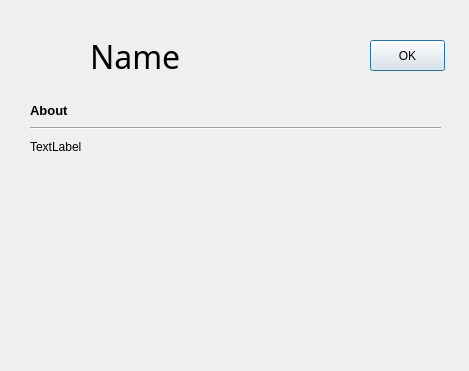
<?xml version="1.0" encoding="UTF-8"?>
<ui version="4.0">
 <class>AboutDlg</class>
 <widget class="QDialog" name="AboutDlg">
  <property name="windowModality">
   <enum>Qt::NonModal</enum>
  </property>
  <property name="geometry">
   <rect>
    <x>0</x>
    <y>0</y>
    <width>469</width>
    <height>371</height>
   </rect>
  </property>
  <property name="sizePolicy">
   <sizepolicy hsizetype="Fixed" vsizetype="Fixed">
    <horstretch>0</horstretch>
    <verstretch>0</verstretch>
   </sizepolicy>
  </property>
  <property name="windowTitle">
   <string>About</string>
  </property>
  <widget class="QLabel" name="lbAppIcon">
   <property name="geometry">
    <rect>
     <x>20</x>
     <y>20</y>
     <width>70</width>
     <height>71</height>
    </rect>
   </property>
   <property name="text">
    <string/>
   </property>
   <property name="pixmap">
    <pixmap resource="strategymonitor.qrc">:/resources/running.ico</pixmap>
   </property>
  </widget>
  <widget class="QLabel" name="lbAppName">
   <property name="geometry">
    <rect>
     <x>90</x>
     <y>36</y>
     <width>271</width>
     <height>41</height>
    </rect>
   </property>
   <property name="font">
    <font>
     <family>Eras Demi ITC</family>
     <pointsize>24</pointsize>
     <weight>50</weight>
     <bold>false</bold>
    </font>
   </property>
   <property name="text">
    <string>Name</string>
   </property>
  </widget>
  <widget class="QLabel" name="lbAbout">
   <property name="geometry">
    <rect>
     <x>30</x>
     <y>100</y>
     <width>191</width>
     <height>21</height>
    </rect>
   </property>
   <property name="font">
    <font>
     <family>Microsoft YaHei UI</family>
     <pointsize>10</pointsize>
     <weight>75</weight>
     <bold>true</bold>
    </font>
   </property>
   <property name="text">
    <string>About</string>
   </property>
  </widget>
  <widget class="Line" name="line">
   <property name="geometry">
    <rect>
     <x>30</x>
     <y>120</y>
     <width>411</width>
     <height>16</height>
    </rect>
   </property>
   <property name="orientation">
    <enum>Qt::Horizontal</enum>
   </property>
  </widget>
  <widget class="QLabel" name="lbInfo">
   <property name="geometry">
    <rect>
     <x>30</x>
     <y>140</y>
     <width>411</width>
     <height>51</height>
    </rect>
   </property>
   <property name="font">
    <font>
     <family>Microsoft YaHei UI</family>
    </font>
   </property>
   <property name="text">
    <string>TextLabel</string>
   </property>
   <property name="scaledContents">
    <bool>false</bool>
   </property>
   <property name="alignment">
    <set>Qt::AlignLeading|Qt::AlignLeft|Qt::AlignTop</set>
   </property>
   <property name="wordWrap">
    <bool>true</bool>
   </property>
  </widget>
  <widget class="QPushButton" name="btnOk">
   <property name="geometry">
    <rect>
     <x>370</x>
     <y>40</y>
     <width>75</width>
     <height>31</height>
    </rect>
   </property>
   <property name="text">
    <string>OK</string>
   </property>
  </widget>
 </widget>
 <resources>
  <include location="strategymonitor.qrc"/>
 </resources>
 <connections/>
</ui>
